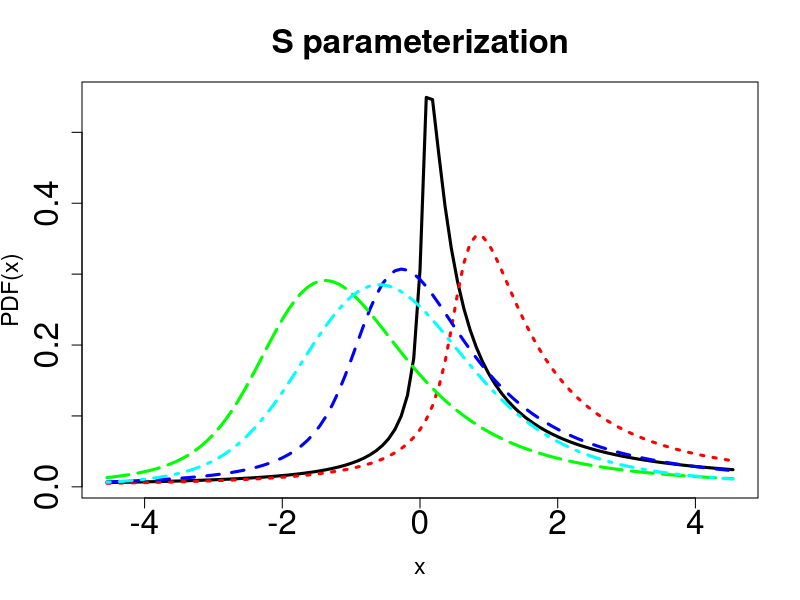

R code for this plot: (Note: this script raises an error after producing the figure.)
graphics.off()
rm(list = ls(all = TRUE))
# setwd('C:/...')

# install.packages('fBasics') install.packages('stabledist')

library(fBasics)
library(stabledist)
x <- c(-50:50)/11

alpha <- c(0.5, 0.75, 1, 1.25, 1.5)
beta <- 0.5

# S parameterization
w1 <- dstable(x, alpha[1], beta = beta, pm = 1)
w2 <- dstable(x, alpha[2], beta = beta, pm = 1)
w3 <- dstable(x, alpha[3], beta = beta, pm = 1)
w4 <- dstable(x, alpha[4], beta = beta, pm = 1)
w5 <- dstable(x, alpha[5], beta = beta, pm = 1)

plot(x, w1, type = "l", main = "S parameterization", xlab = "x", ylab = "PDF(x)", cex.axis = 2, cex.lab = 1.4, cex.main = 2, 
    lwd = 3)
lines(x, w2, col = "red", lwd = 3, lty = 3)
lines(x, w3, col = "blue", lwd = 3, lty = 2)
lines(x, w4, col = "green", lwd = 3, lty = 5)
lines(x, w5, col = "cyan", lwd = 3, lty = 4)

################################## 

# S0 parameterization
mu2 <- -beta * tan(0.5 * pi * alpha)
mu2[3] = 0

w6 <- dstable(x, alpha[1], beta = beta, pm = mu2[1])
w7 <- dstable(x, alpha[2], beta = beta, pm = mu2[2])
w8 <- dstable(x, alpha[3], beta = beta, pm = mu2[3])
w9 <- dstable(x, alpha[4], beta = beta, pm = mu2[4])
w10 <- dstable(x, alpha[5], beta = beta, pm = mu2[5])
dev.new()
plot(x, w6, type = "l", main = "S0 parameterization", xlab = "x", ylab = "PDF(x)", cex.axis = 2, cex.lab = 1.4, cex.main = 2, 
    lwd = 3)
lines(x, w7, col = "red", lwd = 3, lty = 3)
lines(x, w8, col = "blue", lwd = 3, lty = 2)
lines(x, w9, col = "green", lwd = 3, lty = 5)
lines(x, w10, col = "cyan", lwd = 3, lty = 4) 
